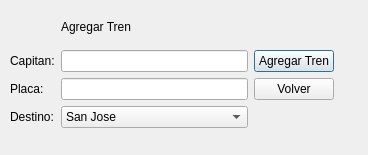
<?xml version="1.0" encoding="UTF-8"?>
<ui version="4.0">
 <class>vagregartren</class>
 <widget class="QDialog" name="vagregartren">
  <property name="geometry">
   <rect>
    <x>0</x>
    <y>0</y>
    <width>368</width>
    <height>155</height>
   </rect>
  </property>
  <property name="windowTitle">
   <string>Dialog</string>
  </property>
  <widget class="QWidget" name="layoutWidget">
   <property name="geometry">
    <rect>
     <x>10</x>
     <y>10</y>
     <width>324</width>
     <height>118</height>
    </rect>
   </property>
   <layout class="QGridLayout" name="gridLayout">
    <item row="0" column="1" colspan="2">
     <widget class="QLabel" name="label">
      <property name="text">
       <string>Agregar Tren</string>
      </property>
     </widget>
    </item>
    <item row="1" column="0">
     <widget class="QLabel" name="label_2">
      <property name="text">
       <string>Capitan:</string>
      </property>
     </widget>
    </item>
    <item row="1" column="1">
     <widget class="QLineEdit" name="txfCapitan"/>
    </item>
    <item row="1" column="2">
     <widget class="QPushButton" name="btnAgregar">
      <property name="text">
       <string>Agregar Tren</string>
      </property>
     </widget>
    </item>
    <item row="2" column="0">
     <widget class="QLabel" name="label_3">
      <property name="text">
       <string>Placa:</string>
      </property>
     </widget>
    </item>
    <item row="2" column="1">
     <widget class="QLineEdit" name="txfPlaca"/>
    </item>
    <item row="2" column="2">
     <widget class="QPushButton" name="btnVolver">
      <property name="text">
       <string>Volver</string>
      </property>
     </widget>
    </item>
    <item row="3" column="0">
     <widget class="QLabel" name="label_4">
      <property name="text">
       <string>Destino:</string>
      </property>
     </widget>
    </item>
    <item row="3" column="1">
     <widget class="QComboBox" name="cbxDestino">
      <item>
       <property name="text">
        <string>San Jose</string>
       </property>
      </item>
      <item>
       <property name="text">
        <string>Alajuela</string>
       </property>
      </item>
      <item>
       <property name="text">
        <string>Cartago</string>
       </property>
      </item>
      <item>
       <property name="text">
        <string>Heredia</string>
       </property>
      </item>
      <item>
       <property name="text">
        <string>Guanacaste</string>
       </property>
      </item>
      <item>
       <property name="text">
        <string>Puntarenas</string>
       </property>
      </item>
      <item>
       <property name="text">
        <string>Limon</string>
       </property>
      </item>
     </widget>
    </item>
   </layout>
  </widget>
 </widget>
 <resources/>
 <connections/>
</ui>
